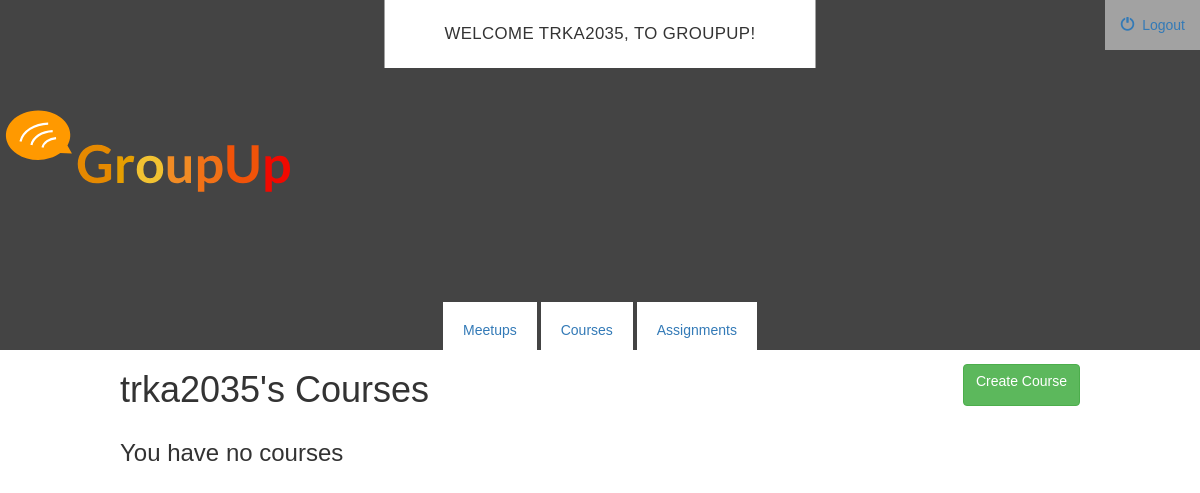
The app's page / (signed in), older data.
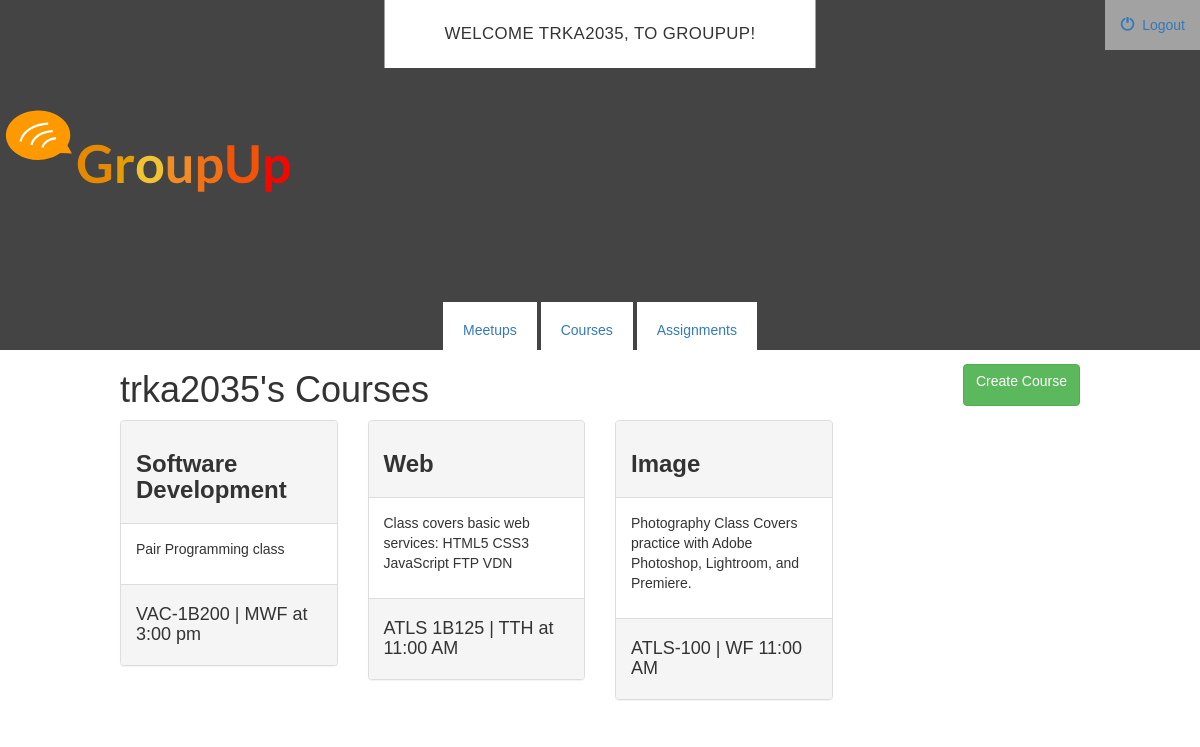
The same page, newer data.
### courses/models.py (models this page shows, shortened)
class Course(models.Model):
    user = models.ForeignKey(settings.AUTH_USER_MODEL, default=1)
    title = models.CharField(max_length=30)
    description = models.TextField(max_length=400)
    location = models.CharField(max_length=30)
    start_day = models.CharField(max_length=25)
    end_day = models.CharField(max_length=25)
    time = models.CharField(max_length=30)

### home/views.py (the view)
# urls.py: url(r'^$', views.index, name='index'),
def index(request):
    if not request.user.is_authenticated():
        return render(request, 'home/login.html')
    else:
        courses = Course.objects.filter(user=request.user)
        assignments = Assignment.objects.filter(user=request.user)
        meetups = MeetUp.objects.filter(user=request.user)
        user = request.user
        context = {
        'courses':courses,
        'user': user,
        'assignments':assignments,
        'meetups':meetups,
        }
        return render(request, 'courses/index.html', context)

### courses/templates/courses/index.html (shortened to what this page needs)
{% extends 'courses/base.html' %}
{% block body %}
<div class="top-container">
  <h1>{{ user }}'s  Courses</h1>
  <a class="btn btn-success" href="{% url 'courses:create_course' %}">Create Course</a>
</div>
{% if courses %}
  <div class="row">
    {% for course in courses %}
      <div class="col-md-3">
        <div class="panel panel-default">
          <div class="panel-heading">
            <h3><strong>{{ course.title }}</strong></h3>
          </div>
          <div class="panel-body">
            <p>
              {{ course.description }}
            </p>
          </div>
          <div class="panel-footer">
            <h4>{{ course.location }} | {{ course.time }}</h4>
          </div>
        </div>
      </div>
    {% endfor %}
  </div>
{% else %}
  <h3>You have no courses</h3>
{% endif %}
{% endblock %}

Row changes from the older to the newer data that the page shows:
added Course: title "Software Development", description "Pair Programming class", location "VAC-1B200", time "MWF at 3:00 pm"
added Course: title "Web", description "Class covers basic web services: HTML5 CSS3 JavaScript FTP VDN", location "ATLS 1B125", time "TTH at 11:00 AM"
added Course: title "Image", description "Photography Class Covers practice with Adobe Photoshop, Lightroom, and Premiere.", location "ATLS-100", time "WF 11:00 AM"
Text that changed along with them:
text no longer shown: "You have no courses"
